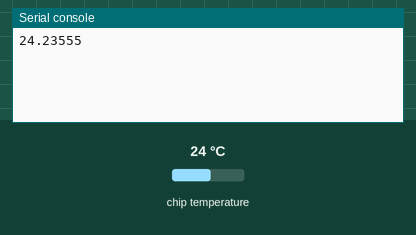
This program was run on a simulated Raspberry Pi Pico running MicroPython. Parts: the last lines printed to the serial console. The inputs (shaded band) are chosen by the test bench; at power-on: chip temperature 24 °C.

Above: at 1.2 s.
1.3 s: chip temperature set to 1 °C
At 3.4 s:
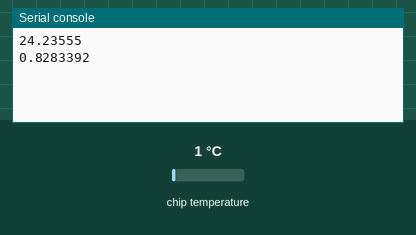
4.0 s: chip temperature set to 11 °C
At 4.9 s:
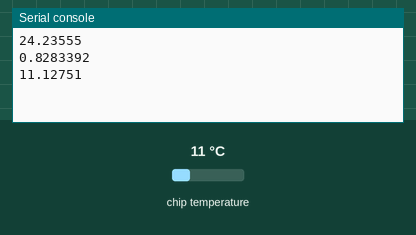
Timing chart, 0 to 7.0 s (numbered marks = the images above; inputs shaded):
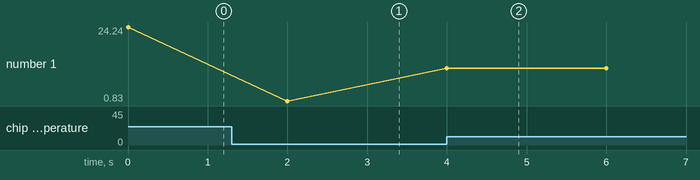

The program:

temperature.py
```python
import machine
import utime

# reference: https://docs.micropython.org/en/latest/library/machine.ADC.html
# reference: https://lemariva.com/blog/2018/12/micropython-visual-studio-code-as-ide
sensor = machine.ADC(4)
conversion_factor = 3.3 / (65535)

while True:
    reading_u16 = sensor.read_u16() * conversion_factor

    # The temperature sensor measures the Vbe voltage of a biased bipolar diode, connected to the fifth ADC channel
    # Typically, Vbe  0.706V at 27 degree C, with a slope of -1.721mV (0.001721) per degree
    temperature = 27 - (reading_u16 - 0.706) / 0.001721
    print(temperature)
    utime.sleep(2)
```

Measured:
- after the input at 1.3 s, the serial console: prints a new line after 0.70 s (image 1)
- after the input at 4.0 s, the serial console: prints a new line at once (image 2)
- plotted number 1: 24.24 → 0.83 after the input at 1.3 s, 0.83 → 11.13 after the input at 4.0 s
